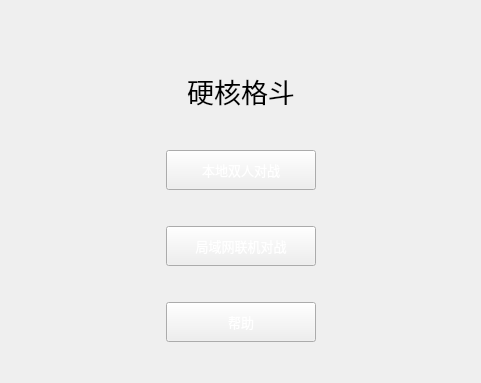
<?xml version="1.0" encoding="UTF-8"?>
<ui version="4.0">
 <class>StartWindow</class>
 <widget class="QWidget" name="StartWindow">
  <property name="geometry">
   <rect>
    <x>0</x>
    <y>0</y>
    <width>481</width>
    <height>383</height>
   </rect>
  </property>
  <property name="windowTitle">
   <string>Form</string>
  </property>
  <property name="styleSheet">
   <string notr="true">QPushButton{border-image:url(:/images/startui_btn.png);
color: #fff;}
QPushButton:hover{border-image:url(:/images/startui_btn_hover.png)}
QLabel{border-image:url(:/images/label_background.png)}

</string>
  </property>
  <layout class="QVBoxLayout" name="verticalLayout_2">
   <item>
    <layout class="QVBoxLayout" name="verticalLayout">
     <item>
      <spacer name="verticalSpacer_5">
       <property name="orientation">
        <enum>Qt::Vertical</enum>
       </property>
       <property name="sizeHint" stdset="0">
        <size>
         <width>20</width>
         <height>40</height>
        </size>
       </property>
      </spacer>
     </item>
     <item>
      <layout class="QHBoxLayout" name="horizontalLayout_4">
       <item>
        <spacer name="horizontalSpacer_8">
         <property name="orientation">
          <enum>Qt::Horizontal</enum>
         </property>
         <property name="sizeHint" stdset="0">
          <size>
           <width>40</width>
           <height>20</height>
          </size>
         </property>
        </spacer>
       </item>
       <item>
        <widget class="QLabel" name="label">
         <property name="minimumSize">
          <size>
           <width>300</width>
           <height>80</height>
          </size>
         </property>
         <property name="font">
          <font>
           <family>华文行楷</family>
           <pointsize>20</pointsize>
          </font>
         </property>
         <property name="layoutDirection">
          <enum>Qt::RightToLeft</enum>
         </property>
         <property name="text">
          <string>硬核格斗</string>
         </property>
         <property name="alignment">
          <set>Qt::AlignCenter</set>
         </property>
        </widget>
       </item>
       <item>
        <spacer name="horizontalSpacer_7">
         <property name="orientation">
          <enum>Qt::Horizontal</enum>
         </property>
         <property name="sizeHint" stdset="0">
          <size>
           <width>40</width>
           <height>20</height>
          </size>
         </property>
        </spacer>
       </item>
      </layout>
     </item>
     <item>
      <spacer name="verticalSpacer">
       <property name="orientation">
        <enum>Qt::Vertical</enum>
       </property>
       <property name="sizeHint" stdset="0">
        <size>
         <width>454</width>
         <height>13</height>
        </size>
       </property>
      </spacer>
     </item>
     <item>
      <layout class="QHBoxLayout" name="horizontalLayout">
       <item>
        <spacer name="horizontalSpacer">
         <property name="orientation">
          <enum>Qt::Horizontal</enum>
         </property>
         <property name="sizeHint" stdset="0">
          <size>
           <width>30</width>
           <height>20</height>
          </size>
         </property>
        </spacer>
       </item>
       <item>
        <widget class="QPushButton" name="btnLocalGame">
         <property name="minimumSize">
          <size>
           <width>150</width>
           <height>40</height>
          </size>
         </property>
         <property name="font">
          <font>
           <family>Adobe 楷体 Std R</family>
           <pointsize>10</pointsize>
          </font>
         </property>
         <property name="autoFillBackground">
          <bool>false</bool>
         </property>
         <property name="styleSheet">
          <string notr="true"/>
         </property>
         <property name="text">
          <string>本地双人对战</string>
         </property>
        </widget>
       </item>
       <item>
        <spacer name="horizontalSpacer_2">
         <property name="orientation">
          <enum>Qt::Horizontal</enum>
         </property>
         <property name="sizeHint" stdset="0">
          <size>
           <width>30</width>
           <height>20</height>
          </size>
         </property>
        </spacer>
       </item>
      </layout>
     </item>
     <item>
      <spacer name="verticalSpacer_2">
       <property name="orientation">
        <enum>Qt::Vertical</enum>
       </property>
       <property name="sizeHint" stdset="0">
        <size>
         <width>20</width>
         <height>30</height>
        </size>
       </property>
      </spacer>
     </item>
     <item>
      <layout class="QHBoxLayout" name="horizontalLayout_2">
       <item>
        <spacer name="horizontalSpacer_3">
         <property name="orientation">
          <enum>Qt::Horizontal</enum>
         </property>
         <property name="sizeHint" stdset="0">
          <size>
           <width>30</width>
           <height>20</height>
          </size>
         </property>
        </spacer>
       </item>
       <item>
        <widget class="QPushButton" name="btnNetGame">
         <property name="minimumSize">
          <size>
           <width>150</width>
           <height>40</height>
          </size>
         </property>
         <property name="font">
          <font>
           <family>Adobe 楷体 Std R</family>
           <pointsize>10</pointsize>
          </font>
         </property>
         <property name="styleSheet">
          <string notr="true"/>
         </property>
         <property name="text">
          <string>局域网联机对战</string>
         </property>
        </widget>
       </item>
       <item>
        <spacer name="horizontalSpacer_4">
         <property name="orientation">
          <enum>Qt::Horizontal</enum>
         </property>
         <property name="sizeHint" stdset="0">
          <size>
           <width>30</width>
           <height>20</height>
          </size>
         </property>
        </spacer>
       </item>
      </layout>
     </item>
     <item>
      <spacer name="verticalSpacer_3">
       <property name="orientation">
        <enum>Qt::Vertical</enum>
       </property>
       <property name="sizeHint" stdset="0">
        <size>
         <width>20</width>
         <height>30</height>
        </size>
       </property>
      </spacer>
     </item>
     <item>
      <layout class="QHBoxLayout" name="horizontalLayout_3">
       <item>
        <spacer name="horizontalSpacer_5">
         <property name="orientation">
          <enum>Qt::Horizontal</enum>
         </property>
         <property name="sizeHint" stdset="0">
          <size>
           <width>30</width>
           <height>20</height>
          </size>
         </property>
        </spacer>
       </item>
       <item>
        <widget class="QPushButton" name="btnHelp">
         <property name="minimumSize">
          <size>
           <width>150</width>
           <height>40</height>
          </size>
         </property>
         <property name="font">
          <font>
           <family>Adobe 楷体 Std R</family>
           <pointsize>10</pointsize>
          </font>
         </property>
         <property name="styleSheet">
          <string notr="true"/>
         </property>
         <property name="text">
          <string>帮助</string>
         </property>
        </widget>
       </item>
       <item>
        <spacer name="horizontalSpacer_6">
         <property name="orientation">
          <enum>Qt::Horizontal</enum>
         </property>
         <property name="sizeHint" stdset="0">
          <size>
           <width>30</width>
           <height>20</height>
          </size>
         </property>
        </spacer>
       </item>
      </layout>
     </item>
     <item>
      <spacer name="verticalSpacer_4">
       <property name="orientation">
        <enum>Qt::Vertical</enum>
       </property>
       <property name="sizeHint" stdset="0">
        <size>
         <width>20</width>
         <height>30</height>
        </size>
       </property>
      </spacer>
     </item>
    </layout>
   </item>
  </layout>
 </widget>
 <resources/>
 <connections/>
</ui>
